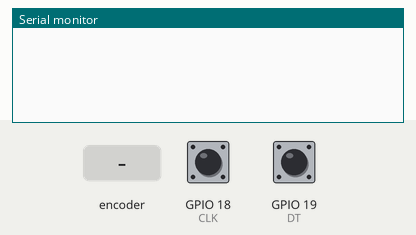
Simulated run of this sketch. Board: ESP32. On the bench: the last lines printed to the serial monitor. The inputs (shaded band) are chosen by the test bench; at power-on: GPIO 18 (CLK) HIGH, GPIO 19 (DT) HIGH.

Above: at 1.2 s.
1.3 s: rotary encoder on GPIO 18 (CLK) / GPIO 19 (DT) turned 1 step (first pin leading)
At 1.9 s:
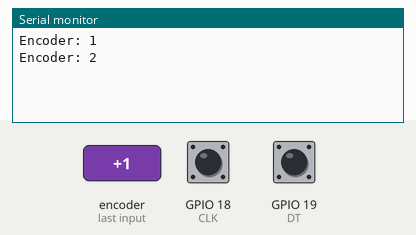
3.0 s: rotary encoder on GPIO 18 (CLK) / GPIO 19 (DT) turned 1 step (first pin leading)
At 4.4 s:
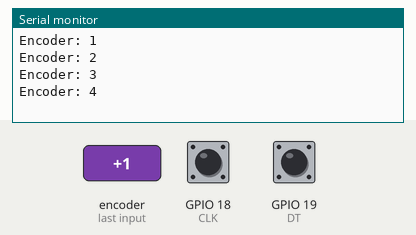
Timing chart, 0 to 6.0 s (numbered marks = the images above; inputs shaded):
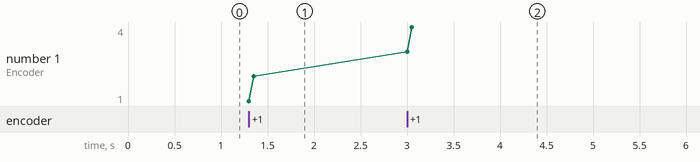

The sketch:

sketch.ino
```cpp
#define CLK 18
#define DT  19

volatile int count = 0;
int lastState;

void TaskEncoder(void *pvParameters) {
  pinMode(CLK, INPUT_PULLUP);
  pinMode(DT, INPUT_PULLUP);

  lastState = digitalRead(CLK);

  while (1) {
    int currentState = digitalRead(CLK);

    if (currentState != lastState) {
      if (digitalRead(DT) != currentState) count++;
      else count--;

      Serial.print("Encoder: ");
      Serial.println(count);
    }

    lastState = currentState;
    vTaskDelay(1 / portTICK_PERIOD_MS);
  }
}

void setup() {
  Serial.begin(115200);

  // core 0
  xTaskCreatePinnedToCore(TaskEncoder, "ENC", 2048, NULL, 1, NULL, 0);

  //core 1
  //xTaskCreatePinnedToCore(TaskEncoder, "ENC", 2048, NULL, 1, NULL, 1);
}

void loop() {}
```

Measured:
- after the input at 1.3 s, the serial monitor: prints a new line at once (image 1)
- after the input at 3.0 s, the serial monitor: prints a new line at once (image 2)
- plotted number 1: 2 → 4 after the input at 3.0 s
